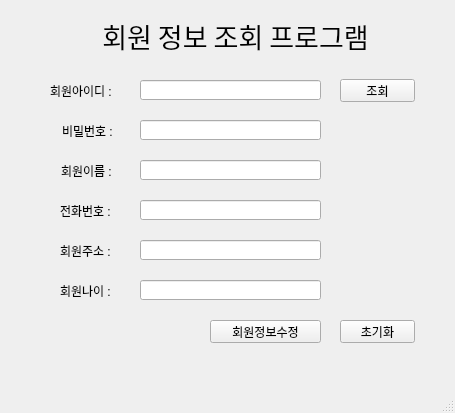
<?xml version="1.0" encoding="UTF-8"?>
<ui version="4.0">
 <class>MainWindow</class>
 <widget class="QMainWindow" name="MainWindow">
  <property name="geometry">
   <rect>
    <x>0</x>
    <y>0</y>
    <width>455</width>
    <height>413</height>
   </rect>
  </property>
  <property name="windowTitle">
   <string>MainWindow</string>
  </property>
  <widget class="QWidget" name="centralwidget">
   <widget class="QLabel" name="label">
    <property name="geometry">
     <rect>
      <x>70</x>
      <y>10</y>
      <width>331</width>
      <height>51</height>
     </rect>
    </property>
    <property name="font">
     <font>
      <family>휴먼엑스포</family>
      <pointsize>20</pointsize>
     </font>
    </property>
    <property name="text">
     <string>회원 정보 조회 프로그램</string>
    </property>
    <property name="alignment">
     <set>Qt::AlignCenter</set>
    </property>
   </widget>
   <widget class="QLabel" name="label_2">
    <property name="geometry">
     <rect>
      <x>50</x>
      <y>80</y>
      <width>81</width>
      <height>21</height>
     </rect>
    </property>
    <property name="text">
     <string>회원아이디 :</string>
    </property>
   </widget>
   <widget class="QLineEdit" name="memberid_edit">
    <property name="geometry">
     <rect>
      <x>140</x>
      <y>80</y>
      <width>181</width>
      <height>20</height>
     </rect>
    </property>
   </widget>
   <widget class="QPushButton" name="search_btn">
    <property name="geometry">
     <rect>
      <x>340</x>
      <y>79</y>
      <width>75</width>
      <height>23</height>
     </rect>
    </property>
    <property name="text">
     <string>조회</string>
    </property>
   </widget>
   <widget class="QLabel" name="label_3">
    <property name="geometry">
     <rect>
      <x>62</x>
      <y>120</y>
      <width>61</width>
      <height>21</height>
     </rect>
    </property>
    <property name="text">
     <string>비밀번호 :</string>
    </property>
   </widget>
   <widget class="QLineEdit" name="memberpw_edit">
    <property name="geometry">
     <rect>
      <x>140</x>
      <y>120</y>
      <width>181</width>
      <height>20</height>
     </rect>
    </property>
   </widget>
   <widget class="QLabel" name="label_4">
    <property name="geometry">
     <rect>
      <x>61</x>
      <y>160</y>
      <width>61</width>
      <height>21</height>
     </rect>
    </property>
    <property name="text">
     <string>회원이름 :</string>
    </property>
   </widget>
   <widget class="QLineEdit" name="name_edit">
    <property name="geometry">
     <rect>
      <x>140</x>
      <y>160</y>
      <width>181</width>
      <height>20</height>
     </rect>
    </property>
   </widget>
   <widget class="QLabel" name="label_5">
    <property name="geometry">
     <rect>
      <x>60</x>
      <y>200</y>
      <width>61</width>
      <height>21</height>
     </rect>
    </property>
    <property name="text">
     <string>전화번호 :</string>
    </property>
   </widget>
   <widget class="QLineEdit" name="phone_edit">
    <property name="geometry">
     <rect>
      <x>140</x>
      <y>200</y>
      <width>181</width>
      <height>20</height>
     </rect>
    </property>
   </widget>
   <widget class="QLabel" name="label_6">
    <property name="geometry">
     <rect>
      <x>60</x>
      <y>240</y>
      <width>61</width>
      <height>21</height>
     </rect>
    </property>
    <property name="text">
     <string>회원주소 :</string>
    </property>
   </widget>
   <widget class="QLineEdit" name="address_edit">
    <property name="geometry">
     <rect>
      <x>140</x>
      <y>240</y>
      <width>181</width>
      <height>20</height>
     </rect>
    </property>
   </widget>
   <widget class="QLabel" name="label_7">
    <property name="geometry">
     <rect>
      <x>60</x>
      <y>280</y>
      <width>61</width>
      <height>21</height>
     </rect>
    </property>
    <property name="text">
     <string>회원나이 :</string>
    </property>
   </widget>
   <widget class="QLineEdit" name="age_edit">
    <property name="geometry">
     <rect>
      <x>140</x>
      <y>280</y>
      <width>181</width>
      <height>20</height>
     </rect>
    </property>
   </widget>
   <widget class="QPushButton" name="modify_btn">
    <property name="geometry">
     <rect>
      <x>210</x>
      <y>320</y>
      <width>111</width>
      <height>23</height>
     </rect>
    </property>
    <property name="text">
     <string>회원정보수정</string>
    </property>
   </widget>
   <widget class="QPushButton" name="reset_btn">
    <property name="geometry">
     <rect>
      <x>340</x>
      <y>320</y>
      <width>75</width>
      <height>23</height>
     </rect>
    </property>
    <property name="text">
     <string>초기화</string>
    </property>
   </widget>
  </widget>
  <widget class="QMenuBar" name="menubar">
   <property name="geometry">
    <rect>
     <x>0</x>
     <y>0</y>
     <width>455</width>
     <height>21</height>
    </rect>
   </property>
  </widget>
  <widget class="QStatusBar" name="statusbar"/>
 </widget>
 <resources/>
 <connections/>
</ui>
